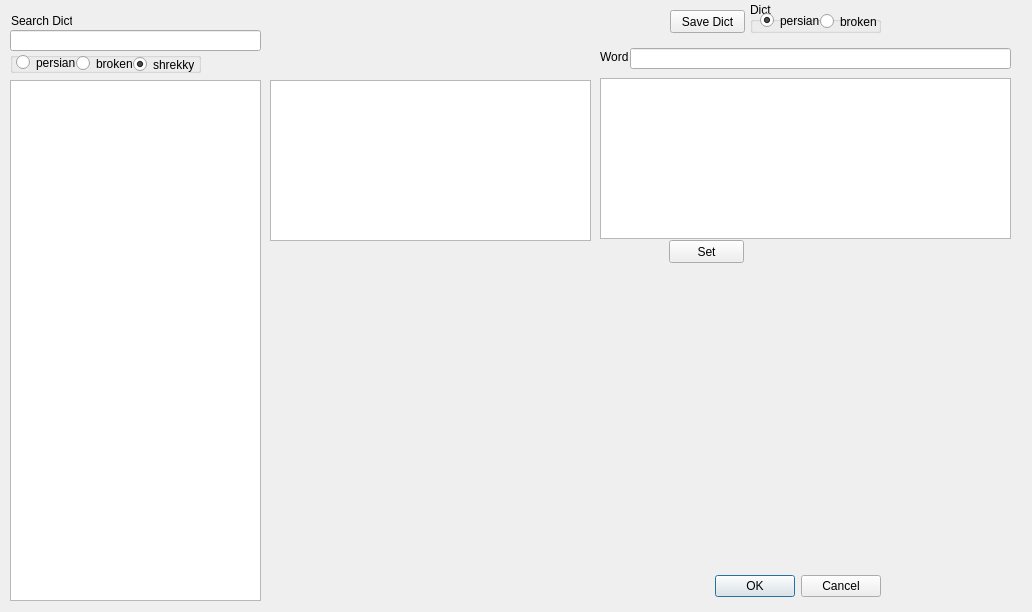
<?xml version="1.0" encoding="UTF-8"?>
<ui version="4.0">
 <class>PhoneticDictDialog</class>
 <widget class="QDialog" name="PhoneticDictDialog">
  <property name="geometry">
   <rect>
    <x>0</x>
    <y>0</y>
    <width>1032</width>
    <height>612</height>
   </rect>
  </property>
  <property name="windowTitle">
   <string>Phonetic Dictionary</string>
  </property>
  <widget class="QDialogButtonBox" name="buttonBox">
   <property name="geometry">
    <rect>
     <x>540</x>
     <y>570</y>
     <width>341</width>
     <height>32</height>
    </rect>
   </property>
   <property name="orientation">
    <enum>Qt::Horizontal</enum>
   </property>
   <property name="standardButtons">
    <set>QDialogButtonBox::Cancel|QDialogButtonBox::Ok</set>
   </property>
  </widget>
  <widget class="QLineEdit" name="lineEditCurrentWord">
   <property name="geometry">
    <rect>
     <x>10</x>
     <y>30</y>
     <width>251</width>
     <height>21</height>
    </rect>
   </property>
  </widget>
  <widget class="QListWidget" name="listWidgetWords">
   <property name="geometry">
    <rect>
     <x>10</x>
     <y>80</y>
     <width>251</width>
     <height>521</height>
    </rect>
   </property>
  </widget>
  <widget class="QPlainTextEdit" name="plainTextEditPronunciations">
   <property name="geometry">
    <rect>
     <x>270</x>
     <y>80</y>
     <width>321</width>
     <height>161</height>
    </rect>
   </property>
   <property name="font">
    <font>
     <family>Courier New</family>
     <pointsize>12</pointsize>
    </font>
   </property>
  </widget>
  <widget class="QLineEdit" name="lineEditNewWord">
   <property name="geometry">
    <rect>
     <x>630</x>
     <y>48</y>
     <width>381</width>
     <height>21</height>
    </rect>
   </property>
  </widget>
  <widget class="QLabel" name="label">
   <property name="geometry">
    <rect>
     <x>11</x>
     <y>13</y>
     <width>61</width>
     <height>16</height>
    </rect>
   </property>
   <property name="text">
    <string>Search Dict</string>
   </property>
  </widget>
  <widget class="QLabel" name="label_2">
   <property name="geometry">
    <rect>
     <x>600</x>
     <y>49</y>
     <width>31</width>
     <height>16</height>
    </rect>
   </property>
   <property name="text">
    <string>Word</string>
   </property>
  </widget>
  <widget class="QPlainTextEdit" name="plainTextNewWordPronunciations">
   <property name="geometry">
    <rect>
     <x>600</x>
     <y>78</y>
     <width>411</width>
     <height>161</height>
    </rect>
   </property>
   <property name="font">
    <font>
     <family>Courier New</family>
     <pointsize>12</pointsize>
    </font>
   </property>
  </widget>
  <widget class="QPushButton" name="pushButtonAddNewWord">
   <property name="geometry">
    <rect>
     <x>669</x>
     <y>240</y>
     <width>75</width>
     <height>23</height>
    </rect>
   </property>
   <property name="text">
    <string>Set</string>
   </property>
  </widget>
  <widget class="QGroupBox" name="groupBox">
   <property name="geometry">
    <rect>
     <x>10</x>
     <y>52</y>
     <width>191</width>
     <height>21</height>
    </rect>
   </property>
   <property name="title">
    <string/>
   </property>
   <widget class="QRadioButton" name="radioButtonBrowsePersian">
    <property name="geometry">
     <rect>
      <x>6</x>
      <y>2</y>
      <width>61</width>
      <height>17</height>
     </rect>
    </property>
    <property name="text">
     <string>persian</string>
    </property>
   </widget>
   <widget class="QRadioButton" name="radioButtonBrowseBroken">
    <property name="geometry">
     <rect>
      <x>66</x>
      <y>3</y>
      <width>61</width>
      <height>17</height>
     </rect>
    </property>
    <property name="text">
     <string>broken</string>
    </property>
   </widget>
   <widget class="QRadioButton" name="radioButtonBrowseShrekky">
    <property name="geometry">
     <rect>
      <x>123</x>
      <y>4</y>
      <width>61</width>
      <height>17</height>
     </rect>
    </property>
    <property name="text">
     <string>shrekky</string>
    </property>
    <property name="checked">
     <bool>true</bool>
    </property>
   </widget>
  </widget>
  <widget class="QGroupBox" name="groupBox_2">
   <property name="geometry">
    <rect>
     <x>750</x>
     <y>2</y>
     <width>131</width>
     <height>31</height>
    </rect>
   </property>
   <property name="title">
    <string>Dict</string>
   </property>
   <widget class="QRadioButton" name="radioButtonNewWordPersian">
    <property name="geometry">
     <rect>
      <x>10</x>
      <y>10</y>
      <width>61</width>
      <height>17</height>
     </rect>
    </property>
    <property name="text">
     <string>persian</string>
    </property>
    <property name="checked">
     <bool>true</bool>
    </property>
   </widget>
   <widget class="QRadioButton" name="radioButtonNewWordBroken">
    <property name="geometry">
     <rect>
      <x>70</x>
      <y>11</y>
      <width>61</width>
      <height>17</height>
     </rect>
    </property>
    <property name="text">
     <string>broken</string>
    </property>
   </widget>
  </widget>
  <widget class="QPushButton" name="pushButtonSaveDict">
   <property name="geometry">
    <rect>
     <x>670</x>
     <y>10</y>
     <width>75</width>
     <height>23</height>
    </rect>
   </property>
   <property name="text">
    <string>Save Dict</string>
   </property>
  </widget>
 </widget>
 <tabstops>
  <tabstop>lineEditCurrentWord</tabstop>
  <tabstop>listWidgetWords</tabstop>
  <tabstop>plainTextEditPronunciations</tabstop>
  <tabstop>lineEditNewWord</tabstop>
  <tabstop>plainTextNewWordPronunciations</tabstop>
  <tabstop>pushButtonAddNewWord</tabstop>
  <tabstop>radioButtonBrowsePersian</tabstop>
  <tabstop>pushButtonSaveDict</tabstop>
  <tabstop>radioButtonBrowseBroken</tabstop>
  <tabstop>radioButtonBrowseShrekky</tabstop>
  <tabstop>radioButtonNewWordPersian</tabstop>
  <tabstop>radioButtonNewWordBroken</tabstop>
 </tabstops>
 <resources/>
 <connections>
  <connection>
   <sender>buttonBox</sender>
   <signal>accepted()</signal>
   <receiver>PhoneticDictDialog</receiver>
   <slot>accept()</slot>
   <hints>
    <hint type="sourcelabel">
     <x>248</x>
     <y>254</y>
    </hint>
    <hint type="destinationlabel">
     <x>157</x>
     <y>274</y>
    </hint>
   </hints>
  </connection>
  <connection>
   <sender>buttonBox</sender>
   <signal>rejected()</signal>
   <receiver>PhoneticDictDialog</receiver>
   <slot>reject()</slot>
   <hints>
    <hint type="sourcelabel">
     <x>316</x>
     <y>260</y>
    </hint>
    <hint type="destinationlabel">
     <x>286</x>
     <y>274</y>
    </hint>
   </hints>
  </connection>
 </connections>
</ui>
